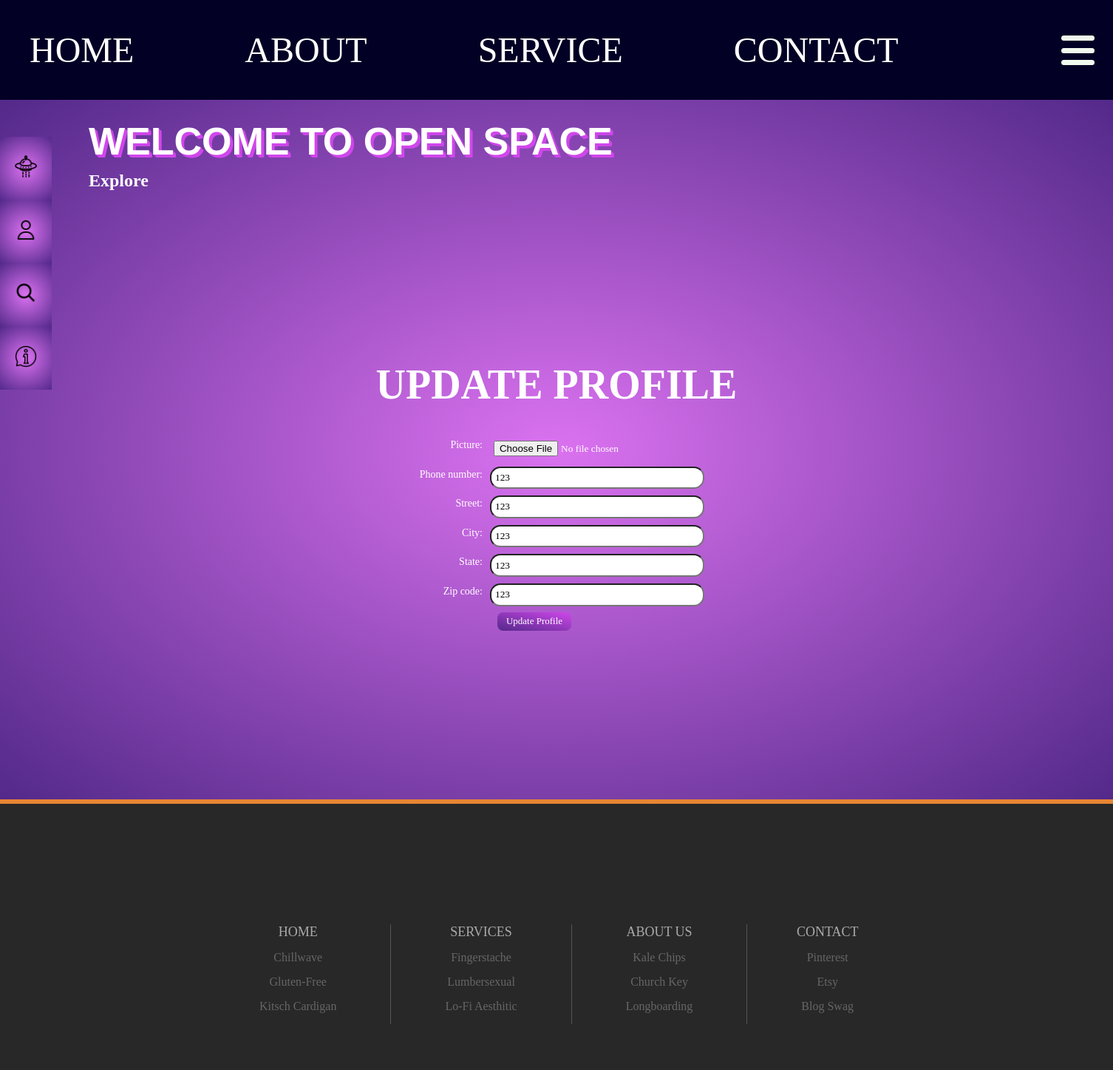
Page /services/update/1 on the committed database.
### users/models.py (models this page shows, shortened)
class Profile(models.Model):
    picture = models.ImageField(upload_to="users/pictures/", blank=True, null=True)
    phone_number = models.CharField(max_length=25)
    street = models.CharField(max_length=255)
    city = models.CharField(max_length=255)
    state = models.CharField(max_length=255)
    zip_code = models.CharField(max_length=10)
    user = models.ForeignKey(User, on_delete=models.CASCADE, related_name="profile")

### services/views.py (the view, shortened to what this page needs)
# urls.py: path('update/<int:pk>', ProfileUpdateView.as_view(), name='profile_update'),
class ProfileUpdateView(UpdateView):
    template_name ='services/profile_update.html'
    model = Profile
    form_class = UpdateProfileForm

### services/forms.py
class UpdateProfileForm(forms.ModelForm):
    picture = forms.ImageField(required=False)
    phone_number = forms.CharField(max_length=25)
    street = forms.CharField(max_length=100)
    city = forms.CharField(max_length=100)
    state = forms.CharField(max_length=100)
    zip_code = forms.CharField(max_length=10)
    class Meta:
        model = Profile
        fields = ['picture', 'phone_number', 'street', 'city', 'state', 'zip_code']

### templates/services/profile_update.html (shortened to what this page needs)
{% extends "pages/service.html" %}
{% load static %}
{% block css %}
<link rel="stylesheet" href="{% static 'css/service.css' %}">
<link rel="stylesheet" href="{% static 'css/profile_update.css' %}">
{% endblock %}
{% block service_content %}
<div class="container-flex">
  <div class="container">
    <div>
        <h1> Update Profile </h1>
    </div>
    <form class="profile_update_form" ethod="post" enctype="multipart/form-data">
        {{ form.as_p}}
        <div>
            <button class="update_btn">Update Profile</button>
        </div>
    </form>
    </div>
</div>
{% endblock %}

### static/css/base.css (style rules this page uses)
html, body { min-height: 100vh; }
* { margin: 0; padding: 0; font-family: 'Merlo, georgia, serif'; scroll-behavior: smooth; scroll-padding-top: 75px; }
:root { --bgcolor: rgb(2, 0, 36); }

### static/css/service.css (style rules this page uses)
.service *, .service *:before, .service *:after { box-sizing: border-box; }
:root { --primary-color: #D96AA7; --secondary-color: #422C73; --complimentary-color: #88BFB5; --contrast-color: #F2E527; --light-color: #D2A9D9; --navbar-height: 18.6vh; }

### static/css/profile_update.css (style rules this page uses)
.container { display: flex; flex-direction: column; align-items: center; }
.container h1 { font-size: 3.5rem; text-transform: uppercase; margin-bottom: 22px; }
.profile_update_form { min-width: 400px; min-height: 300px; }
.profile_update_form p { display: flex; flex-direction: row; }
.profile_update_form label { min-width: 110px; text-align: right; padding: 10px; }
.profile_update_form input { width: 100%; padding: 5px; margin-top: 9px; border-radius: 14px; }
.update_btn { margin-top: 8px; margin-left: 120px; margin-bottom: 20px; display: flex; justify-content: center; align-items: center; background: linear-gradient(to bottom left, #D047EB , #53298A );; width: 100px; height: 25px; color: #ffffff; font-size: 13px; border: none; border-radius: 8px; transition: .3s ease-in-out; cursor: pointer; }

### rows in the picture
Profile: phone_number "123", street "123", city "123", state "123", zip_code "123"
